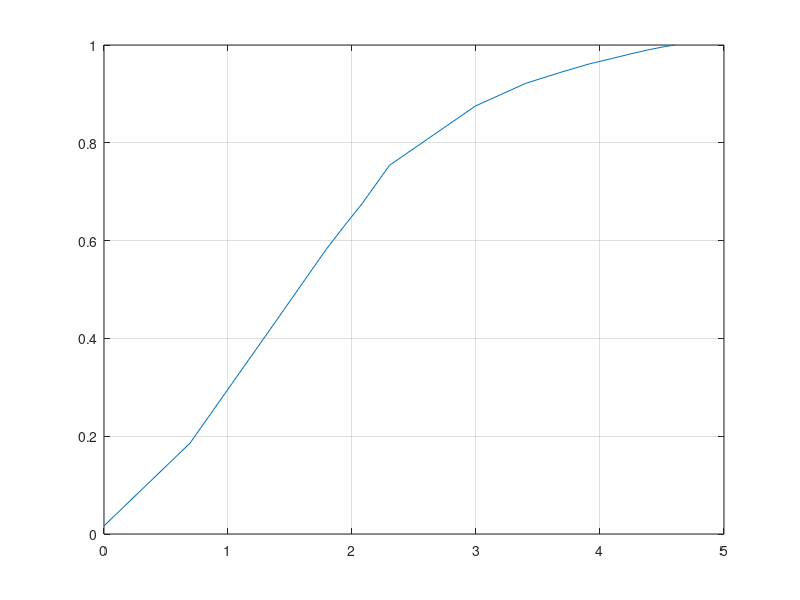
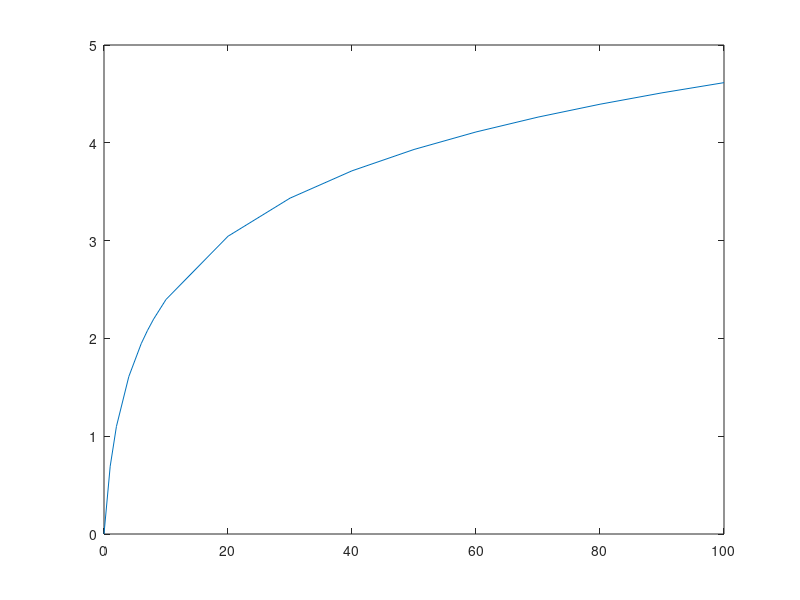
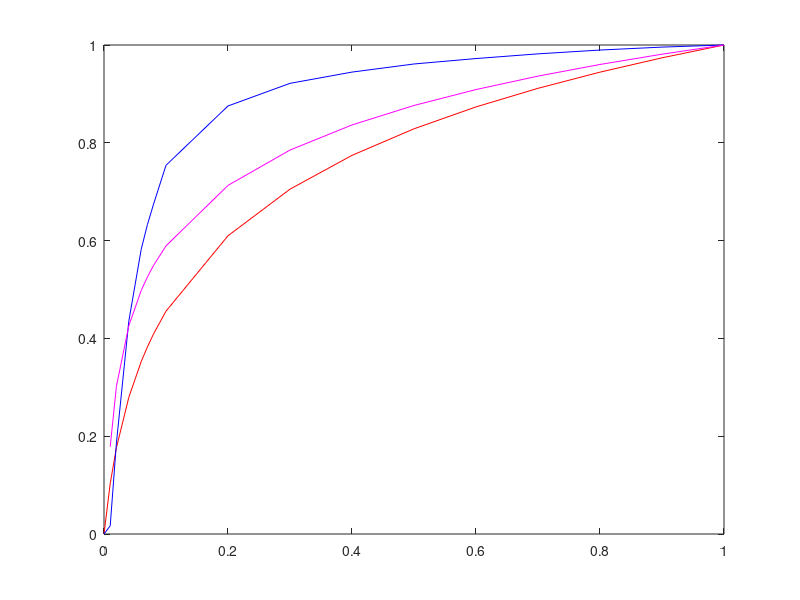
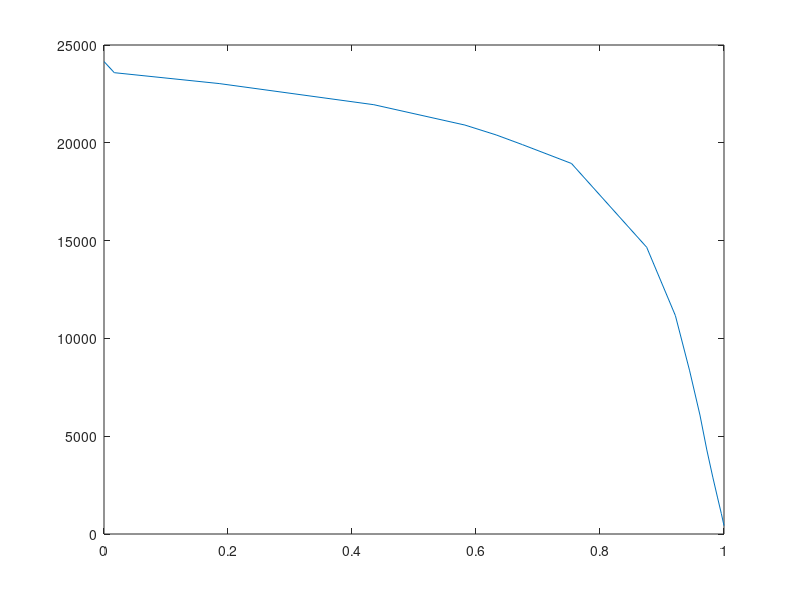

MATLAB code to generate these figures, in order:
clf
clear all
DC = [0;1;2;4;6;7;8;10;20;30;40;50;60;70;80;90;100];
Factor = [0.0001;0.0166;0.1857;0.4352;0.5821;0.6326;0.6749;0.7540;0.8753;0.9216;0.9446;0.9612;0.9723;0.9819;0.9897;0.9957;1];

figure(1)
plot(log(DC), Factor);
box on
grid on

figure(2)
plot(DC, log(DC+1))
normDC = DC/max(DC);
FDC = log(1+50*normDC)/log(1+50);
A=100;
AFDC = A*normDC/(1+log(A)).*(normDC<1/A) + (1+log(A*normDC))/(1+log(A)).*(normDC>=1/A);
figure(3)
plot(normDC, FDC, 'r', normDC, Factor, 'b', normDC, AFDC, 'm');

c = polyfit(log(DC+1),Factor, 2);

figure(4)
plot(Factor, exp( (-c(2)-sqrt(c(2)^2-4*c(1)*(c(3)-normDC)))/(2*c(1))))
%%plot(Factor,exp((Factor-0.515)/0.23))